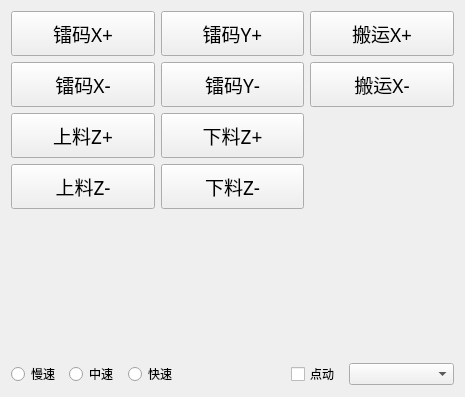
<?xml version="1.0" encoding="UTF-8"?>
<ui version="4.0">
 <class>AxisMoveWidget</class>
 <widget class="QWidget" name="AxisMoveWidget">
  <property name="geometry">
   <rect>
    <x>0</x>
    <y>0</y>
    <width>465</width>
    <height>397</height>
   </rect>
  </property>
  <property name="minimumSize">
   <size>
    <width>340</width>
    <height>280</height>
   </size>
  </property>
  <property name="maximumSize">
   <size>
    <width>1000</width>
    <height>1000</height>
   </size>
  </property>
  <property name="windowTitle">
   <string>AxisMoveWidget</string>
  </property>
  <layout class="QVBoxLayout" name="verticalLayout">
   <item>
    <layout class="QGridLayout" name="gridLayout">
     <property name="spacing">
      <number>6</number>
     </property>
     <item row="0" column="0">
      <widget class="QPushButton" name="pushButton_laserXP">
       <property name="minimumSize">
        <size>
         <width>70</width>
         <height>45</height>
        </size>
       </property>
       <property name="maximumSize">
        <size>
         <width>16777215</width>
         <height>16777215</height>
        </size>
       </property>
       <property name="font">
        <font>
         <family>微软雅黑 Light</family>
         <pointsize>14</pointsize>
        </font>
       </property>
       <property name="text">
        <string>镭码X+</string>
       </property>
      </widget>
     </item>
     <item row="0" column="1">
      <widget class="QPushButton" name="pushButton_laserYP">
       <property name="minimumSize">
        <size>
         <width>70</width>
         <height>45</height>
        </size>
       </property>
       <property name="font">
        <font>
         <family>微软雅黑 Light</family>
         <pointsize>14</pointsize>
        </font>
       </property>
       <property name="text">
        <string>镭码Y+</string>
       </property>
      </widget>
     </item>
     <item row="1" column="1">
      <widget class="QPushButton" name="pushButton_laserYN">
       <property name="minimumSize">
        <size>
         <width>70</width>
         <height>45</height>
        </size>
       </property>
       <property name="font">
        <font>
         <family>微软雅黑 Light</family>
         <pointsize>14</pointsize>
        </font>
       </property>
       <property name="text">
        <string>镭码Y-</string>
       </property>
      </widget>
     </item>
     <item row="1" column="0">
      <widget class="QPushButton" name="pushButton_laserXN">
       <property name="minimumSize">
        <size>
         <width>70</width>
         <height>45</height>
        </size>
       </property>
       <property name="maximumSize">
        <size>
         <width>16777215</width>
         <height>16777215</height>
        </size>
       </property>
       <property name="font">
        <font>
         <family>微软雅黑 Light</family>
         <pointsize>14</pointsize>
        </font>
       </property>
       <property name="text">
        <string>镭码X-</string>
       </property>
      </widget>
     </item>
     <item row="0" column="2">
      <widget class="QPushButton" name="pushButton_carryXP">
       <property name="minimumSize">
        <size>
         <width>70</width>
         <height>45</height>
        </size>
       </property>
       <property name="font">
        <font>
         <family>微软雅黑 Light</family>
         <pointsize>14</pointsize>
        </font>
       </property>
       <property name="text">
        <string>搬运X+</string>
       </property>
      </widget>
     </item>
     <item row="1" column="2">
      <widget class="QPushButton" name="pushButton_carryXN">
       <property name="minimumSize">
        <size>
         <width>70</width>
         <height>45</height>
        </size>
       </property>
       <property name="font">
        <font>
         <family>微软雅黑 Light</family>
         <pointsize>14</pointsize>
        </font>
       </property>
       <property name="text">
        <string>搬运X-</string>
       </property>
      </widget>
     </item>
     <item row="2" column="0">
      <widget class="QPushButton" name="pushButton_feedZP">
       <property name="minimumSize">
        <size>
         <width>70</width>
         <height>45</height>
        </size>
       </property>
       <property name="font">
        <font>
         <family>微软雅黑 Light</family>
         <pointsize>14</pointsize>
        </font>
       </property>
       <property name="text">
        <string>上料Z+</string>
       </property>
      </widget>
     </item>
     <item row="3" column="0">
      <widget class="QPushButton" name="pushButton_feedZN">
       <property name="minimumSize">
        <size>
         <width>70</width>
         <height>45</height>
        </size>
       </property>
       <property name="font">
        <font>
         <family>微软雅黑 Light</family>
         <pointsize>14</pointsize>
        </font>
       </property>
       <property name="text">
        <string>上料Z-</string>
       </property>
      </widget>
     </item>
     <item row="2" column="1">
      <widget class="QPushButton" name="pushButton_unloadZP">
       <property name="minimumSize">
        <size>
         <width>70</width>
         <height>45</height>
        </size>
       </property>
       <property name="font">
        <font>
         <family>微软雅黑 Light</family>
         <pointsize>14</pointsize>
        </font>
       </property>
       <property name="text">
        <string>下料Z+</string>
       </property>
      </widget>
     </item>
     <item row="3" column="1">
      <widget class="QPushButton" name="pushButton_unloadZN">
       <property name="minimumSize">
        <size>
         <width>70</width>
         <height>45</height>
        </size>
       </property>
       <property name="font">
        <font>
         <family>微软雅黑 Light</family>
         <pointsize>14</pointsize>
        </font>
       </property>
       <property name="text">
        <string>下料Z-</string>
       </property>
      </widget>
     </item>
    </layout>
   </item>
   <item>
    <spacer name="verticalSpacer">
     <property name="orientation">
      <enum>Qt::Vertical</enum>
     </property>
     <property name="sizeHint" stdset="0">
      <size>
       <width>20</width>
       <height>40</height>
      </size>
     </property>
    </spacer>
   </item>
   <item>
    <layout class="QGridLayout" name="gridLayout_3" columnstretch="1,1,1,2,1,2">
     <item row="0" column="5">
      <widget class="QComboBox" name="comboBox_move_step"/>
     </item>
     <item row="0" column="4">
      <widget class="QCheckBox" name="checkBox_pmove">
       <property name="text">
        <string>点动</string>
       </property>
      </widget>
     </item>
     <item row="0" column="0">
      <widget class="QRadioButton" name="radioButton_speed_low">
       <property name="text">
        <string>慢速</string>
       </property>
      </widget>
     </item>
     <item row="0" column="1">
      <widget class="QRadioButton" name="radioButton_speed_normal">
       <property name="text">
        <string>中速</string>
       </property>
      </widget>
     </item>
     <item row="0" column="2">
      <widget class="QRadioButton" name="radioButton_speed_fast">
       <property name="text">
        <string>快速</string>
       </property>
      </widget>
     </item>
     <item row="0" column="3">
      <spacer name="horizontalSpacer">
       <property name="orientation">
        <enum>Qt::Horizontal</enum>
       </property>
       <property name="sizeHint" stdset="0">
        <size>
         <width>40</width>
         <height>20</height>
        </size>
       </property>
      </spacer>
     </item>
    </layout>
   </item>
  </layout>
 </widget>
 <layoutdefault spacing="6" margin="11"/>
 <resources/>
 <connections/>
 <slots>
  <slot>login()</slot>
 </slots>
</ui>
